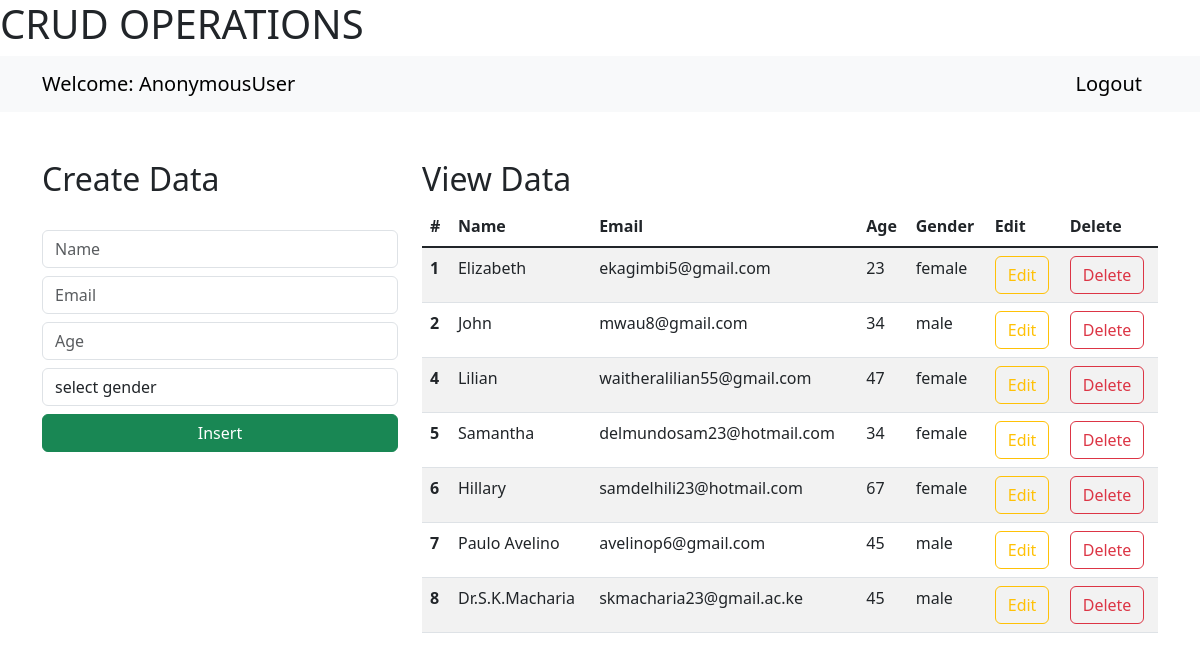
The page / on the database its author committed.
### CRUD1/models.py (models this page shows)
class Student(models.Model):
    name = models.CharField(max_length=30, blank=False, null=False)
    email = models.EmailField(null=True)
    age = models.IntegerField()
    gender = models.CharField(max_length=30, blank=False, null=False)

### CRUD1/views.py (the view)
# urls.py: path('', views.index),
def index(request):
    data = Student.objects.all()
    context = {"data": data}
    return render(request, "index.html", context)

### templates/index.html (shortened to what this page needs)
<!doctype html>
<html lang="en">
<head>
    <link href="https://cdn.jsdelivr.net/npm/bootstrap@5.3.0-alpha1/dist/css/bootstrap.min.css" rel="stylesheet">
</head>
<body>
<h1>CRUD OPERATIONS</h1>
<div class="row">
    <div  class="container-md">
    <nav class="navbar navbar-expand-lg bg-body-tertiary">
        <div class="container-md">
          <a class="navbar-brand" href="/">Welcome: {{request.user}}</a>
          <a class="navbar-brand" href="/logout">Logout</a>
        </div>
      </nav>
      <div class="container mt-5">
        <div class="row">
            <div class="col-md-4">
                <h2>Create Data</h2>
                <br>
                <form action="/insert" method="post">
                    <div class="form-group">
                        <input type="text" class="form-control" placeholder="Name" name="name" required>
                    </div>
                    <div class="form-group">
                        <input type="email" class="form-control  mt-2" placeholder="Email" name="email" required>
                    </div>
                    <div class="form-group">
                        <input type="number" class="form-control  mt-2" placeholder="Age" name="age" required>
                    </div>
                    <div class="form-group mt-2">
                        <select id="gender" name="gender" class="form-control" required>
                            <option selected>select gender</option>
                        </select>
                    </div>
                    <div class="d-grid gap-2">
                        <button class="btn btn-success mt-2" type="submit">Insert</button>
                    </div>
                </form>
            </div>
            <div class="col-md-8">
                <h2>View Data</h2>
                <table class="table table-striped table-hover">
                    <thead>
                      <tr>
                        <th scope="col">#</th>
                        <th scope="col">Name</th>
                        <th scope="col">Email</th>
                        <th scope="col">Age</th>
                        <th scope="col">Gender</th>
                        <th scope="col">Edit</th>
                        <th scope="col">Delete</th>
                      </tr>
                    </thead>
                    <tbody class="table-group-divider">
                    {% for d in data %}
                      <tr>
                        <th scope="row">{{d.id}}</th>
                        <td>{{d.name}}</td>
                        <td>{{d.email}}</td>
                        <td>{{d.age}}</td>
                        <td>{{d.gender}}</td>
                        <td><a href="/update/{{d.id}}" type="button" class="btn btn-outline-warning">Edit</a></td>
                        <td><a href="/delete/{{d.id}}" type="button" class="btn btn-outline-danger">Delete</a></td>
                      </tr>
                    {% endfor %}
                    </tbody>
                  </table>
            </div>
        </div>
      </div>
  </body>
</html>
</body>
</html>

### rows shown on the page
Student: id "1", name "Elizabeth", email "ekagimbi5@gmail.com", age "23", gender "female"
Student: id "2", name "John", email "mwau8@gmail.com", age "34", gender "male"
Student: id "4", name "Lilian", email "waitheralilian55@gmail.com", age "47", gender "female"
Student: id "5", name "Samantha", email "delmundosam23@hotmail.com", age "34", gender "female"
Student: id "6", name "Hillary", email "samdelhili23@hotmail.com", age "67", gender "female"
Student: id "7", name "Paulo Avelino", email "avelinop6@gmail.com", age "45", gender "male"
Student: id "8", name "Dr.S.K.Macharia", email "skmacharia23@gmail.ac.ke", age "45", gender "male"

### other values the page prints
{{ request.user }} "AnonymousUser"
